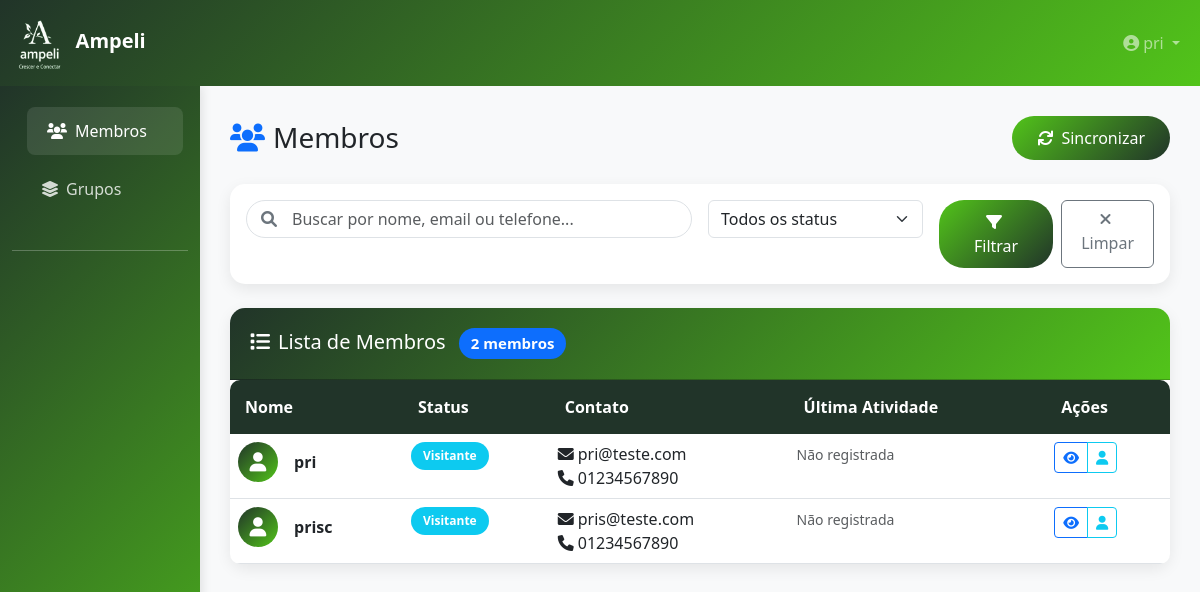
Screenshot of /members/ (signed in) with the database file from the repository.
### members/models.py (models this page shows, shortened)
class Member(models.Model):
    full_name = models.CharField(max_length=200, verbose_name="Nome Completo")
    gender = models.CharField(max_length=20, blank=True, verbose_name="Gênero")
    birth_date = models.DateField(null=True, blank=True, verbose_name="Data de Nascimento")
    MARITAL_STATUS_CHOICES = [
        ('single', 'Solteiro(a)'),
        ('married', 'Casado(a)'),
        ('divorced', 'Divorciado(a)'),
        ('widowed', 'Viúvo(a)'),
        ('other', 'Outro'),
    ]
    marital_status = models.CharField(max_length=20, choices=MARITAL_STATUS_CHOICES, blank=True, verbose_name="Estado Civil")
    phone = models.CharField(max_length=20, blank=True, verbose_name="Telefone")
    email = models.EmailField(blank=True, verbose_name="E-mail")
    address = models.TextField(blank=True, verbose_name="Endereço")
    neighborhood = models.CharField(max_length=100, blank=True, verbose_name="Bairro")
    MEMBER_STATUS_CHOICES = [
        ('active', 'Ativo'),
        ('inactive', 'Inativo'),
        ('visitor', 'Visitante'),
        ('new', 'Novo'),
    ]
    member_status = models.CharField(max_length=20, choices=MEMBER_STATUS_CHOICES, default='visitor', verbose_name="Status do Membro")
    entry_date = models.DateField(null=True, blank=True, verbose_name="Data de Entrada")
    last_attendance = models.DateField(null=True, blank=True, verbose_name="Última Presença")
    CONTACT_PREFERENCE_CHOICES = [
        ('email', 'E-mail'),
        ('phone', 'Telefone'),
        ('whatsapp', 'WhatsApp'),
        ('sms', 'SMS'),
    ]
    contact_preference = models.CharField(max_length=20, choices=CONTACT_PREFERENCE_CHOICES, blank=True, verbose_name="Preferência de Contato")
    CHURCH_DISCOVERY_CHOICES = [
        ('indication', 'Indicação de amigo/familiar'),
        ('event', 'Evento da igreja'),
        ('social_media', 'Redes sociais'),
        ('website', 'Site da igreja'),
        ('location', 'Localização/vizinhança'),
        ('other', 'Outro'),
    ]
    church_discovery = models.CharField(max_length=20, choices=CHURCH_DISCOVERY_CHOICES, blank=True, verbose_name="Como descobriu a igreja")
    EVENT_PREFERENCE_CHOICES = [
        ('presential', 'Presencial'),
        ('online', 'Online'),
        ('both', 'Ambos'),
    ]
    event_preference = models.CharField(max_length=20, choices=EVENT_PREFERENCE_CHOICES, default='presential', verbose_name="Preferência de Eventos")
    availability_notes = models.TextField(blank=True, verbose_name="Disponibilidade")
    last_activity = models.DateTimeField(null=True, blank=True, verbose_name="Última Atividade")
    engagement_score = models.IntegerField(default=0, verbose_name="Score de Engajamento")
    gifts_aptitudes = models.TextField(blank=True, verbose_name="Dons e Aptidões")
    prayer_requests = models.TextField(blank=True, verbose_name="Pedidos de Oração")
    testimonies = models.TextField(blank=True, verbose_name="Testemunhos")
    church_attendance_time = models.CharField(max_length=100, blank=True, verbose_name="Há quanto tempo frequenta a igreja")
    previous_churches = models.TextField(blank=True, verbose_name="Igrejas anteriores")
    church_discovery_other = models.CharField(max_length=200, blank=True, verbose_name="Como conheceu a igreja (outro)")
    previous_participation = models.TextField(blank=True, verbose_name="Participações anteriores")
    volunteer_interest = models.BooleanField(default=False, verbose_name="Interesse em voluntariado")
    volunteer_areas = models.TextField(blank=True, verbose_name="Áreas de interesse para voluntariado")
    available_days = models.CharField(max_length=200, blank=True, verbose_name="Dias disponíveis")
    available_times = models.CharField(max_length=200, blank=True, verbose_name="Horários disponíveis")
    community_interests = models.TextField(blank=True, verbose_name="Interesses na comunidade")
    seeking_in_church = models.TextField(blank=True, verbose_name="O que busca na igreja")
    open_to_new_groups = models.BooleanField(default=True, verbose_name="Aberto a novos grupos")
    group_preferences = models.TextField(blank=True, verbose_name="Preferências de grupos")
    FAITH_STAGE_CHOICES = [
        ('beginner', 'Iniciante na fé'),
        ('growing', 'Caminhando na fé'),
        ('active', 'Atuante na fé'),
        ('mature', 'Maduro na fé'),
    ]
    faith_stage = models.CharField(max_length=20, choices=FAITH_STAGE_CHOICES, blank=True, verbose_name="Estágio na fé")
    pastoral_care_interest = models.BooleanField(default=False, verbose_name="Interesse em acompanhamento pastoral")
    faith_challenges = models.TextField(blank=True, verbose_name="Dificuldades na caminhada cristã")
    onboarding_completed = models.BooleanField(default=False, verbose_name="Onboarding completo")
    inchurch_id = models.CharField(max_length=100, unique=True, verbose_name="ID inChurch")
    created_at = models.DateTimeField(auto_now_add=True)
    updated_at = models.DateTimeField(auto_now=True)
    class Meta:
        verbose_name = "Membro"
        verbose_name_plural = "Membros"
        ordering = ['full_name']
    @property
    def age(self):
        if self.birth_date:
            today = timezone.now().date()
            return today.year - self.birth_date.year - ((today.month, today.day) < (self.birth_date.month, self.birth_date.day))
        return None

### members/views.py (the view)
# urls.py: path('', views.member_list, name='member_list'),
@login_required
def member_list(request):
    members = Member.objects.all()
    status_filter = request.GET.get('status')
    if status_filter:
        members = members.filter(member_status=status_filter)
    search_query = request.GET.get('search')
    if search_query:
        members = members.filter(
            Q(full_name__icontains=search_query) |
            Q(email__icontains=search_query) |
            Q(phone__icontains=search_query)
        )
    paginator = Paginator(members, 20)
    page_number = request.GET.get('page')
    page_obj = paginator.get_page(page_number)
    context = {
        'page_obj': page_obj,
        'status_filter': status_filter,
        'search_query': search_query,
        'member_status_choices': Member.MEMBER_STATUS_CHOICES,
    }
    return render(request, 'members/member_list.html', context)

### members/templates/members/member_list.html (shortened to what this page needs)
{% extends 'members/base.html' %}
{% block content %}
<div class="d-flex justify-content-between align-items-center mb-4">
    <h1 class="h3 mb-0">
        <i class="fas fa-users me-2 text-primary"></i>Membros
    </h1>
    <div>
        <button class="btn btn-primary" onclick="syncInChurchData()">
            <i class="fas fa-sync me-2"></i>Sincronizar
        </button>
    </div>
</div>
<div class="card mb-4">
    <div class="card-body">
        <form method="get" class="row g-3">
            <div class="col-md-6">
                <div class="search-box">
                    <i class="fas fa-search search-icon"></i>
                    <input type="text" class="form-control" name="search"
                           placeholder="Buscar por nome, email ou telefone..."
                           value="{{ search_query|default:'' }}">
                </div>
            </div>
            <div class="col-md-3">
                <select name="status" class="form-select">
                    <option value="">Todos os status</option>
                </select>
            </div>
            <div class="col-md-3">
                <div class="d-grid gap-2 d-md-flex">
                    <button type="submit" class="btn btn-primary">
                        <i class="fas fa-filter me-1"></i>Filtrar
                    </button>
                    <a href="{% url 'members:member_list' %}" class="btn btn-outline-secondary">
                        <i class="fas fa-times me-1"></i>Limpar
                    </a>
                </div>
            </div>
        </form>
    </div>
</div>
<div class="card">
    <div class="card-header">
        <h5 class="mb-0">
            <i class="fas fa-list me-2"></i>Lista de Membros
            {% if page_obj.paginator.count %}
                <span class="badge bg-primary ms-2">{{ page_obj.paginator.count }} membros</span>
            {% endif %}
        </h5>
    </div>
    <div class="card-body p-0">
        {% if page_obj %}
            <div class="table-responsive">
                <table class="table table-hover mb-0">
                    <thead>
                        <tr>
                            <th>Nome</th>
                            <th>Status</th>
                            <th>Contato</th>
                            <th>Última Atividade</th>
                            <th>Ações</th>
                        </tr>
                    </thead>
                    <tbody>
                        {% for member in page_obj %}
                        <tr>
                            <td>
                                <div class="d-flex align-items-center">
                                    <div class="avatar-circle me-3">
                                        <i class="fas fa-user"></i>
                                    </div>
                                    <div>
                                        <strong>{{ member.full_name }}</strong>
                                    </div>
                                </div>
                            </td>
                            <td>
                                {% if member.member_status == 'active' %}
                                    <span class="badge bg-success">Ativo</span>
                                {% elif member.member_status == 'inactive' %}
                                    <span class="badge bg-warning">Inativo</span>
                                {% else %}
                                    <span class="badge bg-info">Visitante</span>
                                {% endif %}
                            </td>
                            <td>
                                {% if member.email %}
                                    <div><i class="fas fa-envelope me-1"></i>{{ member.email }}</div>
                                {% endif %}
                                {% if member.phone %}
                                    <div><i class="fas fa-phone me-1"></i>{{ member.phone }}</div>
                                {% endif %}
                            </td>
                            <td>
                                {% if member.last_activity %}
                                    <small class="text-muted">{{ member.last_activity|date:"d/m/Y H:i" }}</small>
                                {% else %}
                                    <small class="text-muted">Não registrada</small>
                                {% endif %}
                            </td>
                            <td>
                                <div class="btn-group" role="group">
                                    <a href="{% url 'members:member_detail' member.id %}"
                                       class="btn btn-sm btn-outline-primary" title="Ver detalhes">
                                        <i class="fas fa-eye"></i>
                                    </a>
                                    <a href="{% url 'members:member_profile' member.id %}"
                                       class="btn btn-sm btn-outline-info" title="Ver perfil">
                                        <i class="fas fa-user"></i>
                                    </a>
                                </div>
                            </td>
                        </tr>
                        {% endfor %}
                    </tbody>
                </table>
            </div>
        {% endif %}
    </div>
</div>
{% endblock %}

### members/templates/members/base.html (shortened to what this page needs)
{% load static %}
<!DOCTYPE html>
<html lang="pt-BR">
<head>
    <link href="https://cdn.jsdelivr.net/npm/bootstrap@5.3.0/dist/css/bootstrap.min.css" rel="stylesheet">
    <link href="https://cdnjs.cloudflare.com/ajax/libs/font-awesome/6.0.0/css/all.min.css" rel="stylesheet">
</head>
<body>
    <nav class="navbar navbar-expand-lg navbar-dark" style="background: linear-gradient(135deg, var(--primary-color) 0%, var(--secondary-color) 100%);">
        <div class="container-fluid">
            <a class="navbar-brand" href="{% url 'members:member_list' %}">
                <img src="{% static 'images/logo.png' %}" alt="Ampeli" height="60" class="me-2">Ampeli
            </a>
            <div class="navbar-nav ms-auto">
                {% if user.is_authenticated %}
                    <div class="nav-item dropdown">
                        <a class="nav-link dropdown-toggle" href="#" role="button" data-bs-toggle="dropdown">
                            <i class="fas fa-user-circle me-1"></i>{{ user.first_name|default:user.username }}
                        </a>
                    </div>
                {% endif %}
            </div>
        </div>
    </nav>
    <div class="container-fluid">
        <div class="row">
            <nav class="col-lg-2 d-lg-block sidebar" id="sidebar">
                <div class="position-sticky pt-3">
                    <ul class="nav flex-column">
                        <li class="nav-item">
                            <a class="nav-link {% if request.resolver_match.url_name == 'member_list' %}active{% endif %}" href="{% url 'members:member_list' %}">
                                <i class="fas fa-users me-2"></i>Membros
                            </a>
                        </li>
                        <li class="nav-item">
                            <a class="nav-link {% if request.resolver_match.url_name == 'groups_list' %}active{% endif %}" href="{% url 'members:groups_list' %}">
                                <i class="fas fa-layer-group me-2"></i>Grupos
                            </a>
                        </li>
                        {% if user.is_authenticated %}
                            <li class="nav-item mt-3">
                                <hr class="text-white">
                            </li>
                        {% endif %}
                    </ul>
                </div>
            </nav>
            <main class="col-lg-10 ms-sm-auto main-content">
                {% block content %}{% endblock %}
            </main>
        </div>
    </div>
</body>
</html>

### members/templates/members/base.html (style rules this page uses)
:root { --primary-color: #213429; --secondary-color: #52c41a; --accent-color: #e74c3c; --success-color: #27ae60; --warning-color: #f39c12; --light-bg: #f8f9fa; }
body { background-color: var(--light-bg); font-family: 'Segoe UI', Tahoma, Geneva, Verdana, sans-serif; }
.navbar-brand { font-weight: bold; color: white !important; }
.sidebar { background: linear-gradient(135deg, var(--primary-color) 0%, var(--secondary-color) 100%); min-height: 100vh; box-shadow: 2px 0 10px rgba(0,0,0,0.1); }
.sidebar .nav-link { color: rgba(255,255,255,0.8); padding: 12px 20px; margin: 5px 10px; border-radius: 8px; transition: all 0.3s ease; }
.sidebar .nav-link:hover, .sidebar .nav-link.active { background-color: rgba(255,255,255,0.1); color: white; transform: translateX(5px); }
.main-content { padding: 30px; }
.card { border: none; border-radius: 15px; box-shadow: 0 5px 15px rgba(0,0,0,0.08); transition: transform 0.3s ease; }
.card-header { background: linear-gradient(135deg, var(--primary-color) 0%, var(--secondary-color) 100%); color: white; border-radius: 15px 15px 0 0 !important; padding: 20px; }
.btn-primary { background: linear-gradient(135deg, var(--secondary-color) 0%, var(--primary-color) 100%); border: none; border-radius: 25px; padding: 10px 25px; transition: all 0.3s ease; }
.table { border-radius: 10px; overflow: hidden; }
.table thead th { background-color: var(--primary-color); color: white; border: none; padding: 15px; }
.badge { padding: 8px 12px; border-radius: 20px; }
.search-box { position: relative; }
.search-box .form-control { border-radius: 25px; padding-left: 45px; }
.search-box .search-icon { position: absolute; left: 15px; top: 50%; transform: translateY(-50%); color: #6c757d; }

### members/templates/members/member_list.html (style rules this page uses)
.avatar-circle { width: 40px; height: 40px; background: linear-gradient(135deg, var(--primary-color) 0%, var(--secondary-color) 100%); border-radius: 50%; display: flex; align-items: center; justify-content: center; color: white; font-size: 1.2rem; }

### rows the page displays
Member: full_name "pri", member_status "Visitante", email "pri@teste.com", phone "01234567890", shows "Não registrada"
Member: full_name "prisc", member_status "Visitante", email "pris@teste.com", phone "01234567890", shows "Não registrada"

### other values shown
{{ user.first_name|default:user.username }} "pri"
{{ page_obj.paginator.count }} "2"
